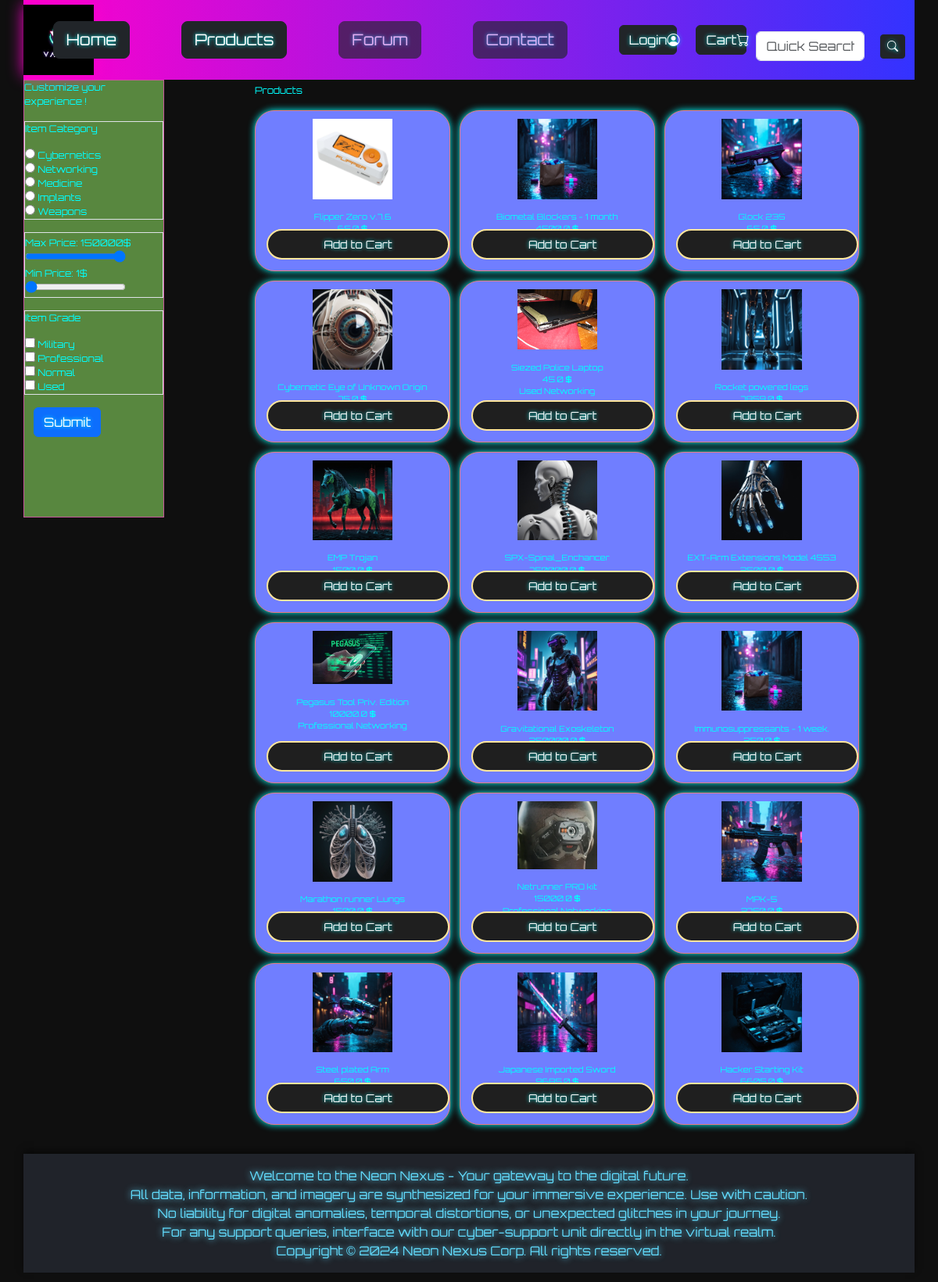
Screenshot of /products/ with the database file from the repository.
### products/models.py (models this page shows, shortened)
class Category (models.Model):
    categoryName = models.CharField(max_length=50)

class Grade (models.Model):
    gradeName = models.CharField(max_length=50)

class Product(models.Model):
    productName = models.CharField(max_length=50)
    productPrice = models.FloatField()
    productGrade = models.ForeignKey(Grade,on_delete=models.CASCADE)
    productCategory = models.ForeignKey(Category,on_delete=models.CASCADE)
    productImage = models.ImageField(upload_to='static/images/productImages',default='static/images/placeholder_item.png')

### products/views.py (the view)
# urls.py: path('' , views.index , name= "index"),
def index(request):
    productsList = Product.objects.all()
    gradeList = Grade.objects.all()
    categoryList = Category.objects.all()
    cart = CheckoutCart.objects.all()
    sum = cart.count()
    if productsList is not None :
        return render(request,'products/index.html',{'productsList':productsList , 'gradeList':gradeList, 'categoryList' : categoryList,'total' : sum})
    else:
        return Http404("Something went wrong with database...")

### products/templates/products/index.html (shortened to what this page needs)
{% extends "base.html" %}
{% load static %}
{% block extra_css %}
    <link rel="stylesheet" href="{% static 'css/products.css' %}">
{% endblock %}
{% block content %}
<body>
    <div id="mainGrid" class="grid-container">
        <div class="itemSort">
            <p class="sortHeader">Customize your experience !</p>
            <form class="sortMain">
                <div class="border border-rounded mn-3">
                    <p>Item Category<br></p>
                    {% for category in categoryList%}
                        <input type="radio" id = {{category.categoryName}} name="category" value={{category.categoryName}} class="categorySort">
                        <label for={{category.categoryName}}>{{category.categoryName}}</label><br>
                    {% endfor %}
                </div>
                <div class="border border-rounded mt-3">
                    <label class="pt-1" for="priceRangeMax">
                        Max Price: <span id="maxPriceValue">50</span>$
                    </label><br>
                    <input type="range" min="1" max="150000" value="150000" class="slider" id="priceRangeMax"><br>
                    <label for="priceRangeMin">
                        Min Price: <span id="minPriceValue">50</span>$
                    </label><br>
                    <input type="range" min="1" max="150000" value="1" class="slider" id="priceRangeMin">
                </div>
                <div class="border border-rounded mt-3 d-block">
                    <p>Item Grade<br></p>
                        {% for grade in gradeList %}
                            <input type="checkbox" id ={{grade.gradeName}} name ={{grade.gradeName}} value = {{grade.gradeName}} class="gradeSort">
                            <label for={{grade.gradeName}}>{{grade.gradeName}}</label><br>
                        {% endfor %}
                </div>
                <div class="d-inline-block mt-3">
                    <input id ="sortSubmit" class="btn btn-primary" type="submit" value="Submit">
                </div>
            </form>
        </div>
        <div class="productsGrid">
            <p>Products</p>
            <div id = "itemLayout" class="grid-container">
                {%  for item in productsList %}
                    <div class="grid-item text-wrap productItem position-relative z-0" type="submit"
                        data-name = "{{item.productName}}"
                        data-price = "{{item.productPrice}}"
                        data-grade = "{{item.productGrade.gradeName}}"
                        data-category = "{{item.productCategory.categoryName}}">
                        <img id="images" src=../{{item.productImage}} alt="">
                        <br>
                        <div id="productDescription" for="images">
                            {{item.productName}}<br>
                            {{item.productPrice}} <span class="fw-bold">$</span><br>
                            {{item.productGrade.gradeName}}
                            {{item.productCategory.categoryName}}
                        </div>
                        <button type="submit" class="btn btn-success btn-sm d-flexbox position-absolute end-0 border-warning-subtle rounded-pill z-3">
                            <a class="text-decoration-none text-light" href="{% url 'products:add_product' item.id %}">Add to Cart</a>
                        </button>
                    </div>
                {% endfor %}
            </div>
        </div>
    </div>
</body>
{% endblock %}

### static/templates/base.html (shortened to what this page needs)
<!DOCTYPE html>
<html lang="en">
    <head>
        {% load static %}
        <link rel="stylesheet" href="{% static 'css/base.css'%}">
        <link href="https://cdn.jsdelivr.net/npm/bootstrap@5.3.0/dist/css/bootstrap.min.css" rel="stylesheet">
        <link href="https://cdn.jsdelivr.net/npm/bootstrap-icons@1.10.5/font/bootstrap-icons.css" rel="stylesheet">
        {% block extra_css %}
        {% endblock %}
    </head>
    <body>
        <div class="navigationbar position-relative">
            <div class="logo bg-danger position-absolute top-50 start-0 translate-middle-y">
            </div>
            <nav class="navbar navbar-expand-lg d-inline-block w-100">
                <div class="collapse navbar-collapse" id="navbarNav">
                    <ul class="navbar-nav me-auto mb-2 mb-lg-0">
                        <li class="nav-item">
                            <a class="navbar-brand" href="{% url 'home:index' %}">
                                <button type="button" class="btn btn-lg btn-dark">Home</button>
                            </a>
                        </li>
                        <li class="nav-item">
                            <a class="navbar-brand" href="{% url 'products:index' %}">
                                <button type="button" class="btn btn-lg btn-dark">Products</button>
                            </a>
                        </li>
                        <li class="nav-item">
                            <a class="navbar-brand" href="">
                                <button type="button" class="btn btn-lg btn-dark" disabled>Forum</button>
                            </a>
                        </li>
                        <li class="nav-item">
                            <a class="navbar-brand" href="#">
                                <button type="button" class="btn btn-lg btn-dark" disabled>Contact</button>
                            </a>
                        </li>
                    </ul>
                    {% if user.is_authenticated %}
                        <div class="nav-item">
                            <a href="{% url 'accounts:profile' %}">
                                <button id="logoButton" type="button" class="btn btn-dark">Profile <i class="bi bi-person-rolodex position-absolute"></i></button>
                            </a>
                            <form action="{% url 'logout' %}" method="post">
                                {% csrf_token %}
                                <button class="btn mt-1 btn-dark" type="submit">Log Out</button>
                            </form>
                        </div>
                    {% else %}
                        <div class="nav-item">
                            <a href="{% url 'login'%}">
                                <button id="logoButton" type="button" class="btn btn-dark">Login <i class="bi bi-person-circle position-absolute"></i></button>
                            </a>
                        </div>
                    {% endif %}
                    <div class="nav-item" class="position-relative">
                        <a href="{% url 'products:cart' %}">
                            <button id="logoButton" type="button" class="btn btn-dark">
                                Cart <i class="bi bi-cart position-absolute"></i>
                            </button>
                        </a>
                    </div>
                    <form class="d-flex search-bar" action="{% url 'products:search' %}" method="GET">
                        <input class="form-control me-2" type="text" name="search_product" placeholder="Quick Search" aria-label="Search">
                        <button type="submit" id="logoButton" class="btn btn-sm btn-dark">
                            <i class="bi bi-search"></i>
                        </button>
                    </form>
                </div>
            </nav>
        </div>
        <main>
            {% block content %}
            {% endblock %}
        </main>
        <footer>
            <p style="margin: 0;">Welcome to the Neon Nexus - Your gateway to the digital future.</p>
            <p style="margin: 0;">All data, information, and imagery are synthesized for your immersive experience. Use with caution.</p>
            <p style="margin: 0;">No liability for digital anomalies, temporal distortions, or unexpected glitches in your journey.</p>
            <p style="margin: 0;">For any support queries, interface with our cyber-support unit directly in the virtual realm.</p>
            <p style="margin: 0;">Copyright &copy; 2024 Neon Nexus Corp. All rights reserved.</p>
        </footer>
    </body>
</html>

### static/css/base.css (style rules this page uses)
html, body { display: flex; flex-direction: column; align-items: center; justify-content: center; width: 100vw; margin: 0; padding: 0; background-color: #0f0f0f; color: #0ff; font-family: 'Orbitron', sans-serif; }
body { width: 95vw; padding-left: 0vw; box-sizing: border-box; }
.navigationbar { width: 100%; background: linear-gradient(90deg, #ff00cc, #3333ff); padding: 2vh 0; display: flex; justify-content: center; align-items: center; position: relative; }
.logo { position: absolute; left: 0; }
.navbar-nav { width: 100%; display: flex; justify-content: space-evenly; }
.btn { color: #0ff; background-color: #1f1f1f; border: 2px solid #0ff; text-shadow: 0 0 5px #0ff; padding: 1.5vh 3vw; margin: 0 1vw; transition: background-color 0.2s, transform 0.2s, box-shadow 0.2s; font-size: 1em; border-radius: 5px; }
.btn i { position: relative; }
.search-bar { margin-top: 2vh; display: flex; align-items: center; }
.form-control { width: 20vw; margin-right: 1vw; }
footer { width: 100%; text-align: center; padding: 2vh; background: #20232a; color: #61dafb; text-shadow: 0 0 8px #61dafb; margin-top: 4vh; box-shadow: 0 -4px 8px rgba(0, 0, 0, 0.5); position: relative; }
a { color: #0ff; text-shadow: 0 0 5px #0ff; text-decoration: none; }

### static/css/products.css (style rules this page uses)
body { background-color: #0f0f0f; color: #0ff; font-family: 'Orbitron', sans-serif; }
#mainGrid { display: grid; grid-template-columns: 1fr 3fr; gap: 2.5vw; font-size: 1vw; margin-right: 4vmax; }
.itemSort, #sortMain { border: 1px solid #c6579b; background-color: rgba(162, 255, 112, 0.5); height: 70vh; width: 15vw; color: #0ff; }
.productsGrid { padding: 5px; display: grid; }
.productItem { font-size: 85%; display: block; color: #0ff; }
.grid-container { display: grid; }
.grid-item { border: 1px solid #e77a7a; border-radius: 25px; background-color: #707eff; overflow: hidden; text-align: center; padding: 1em; color: #0ff; box-shadow: 0 0 10px #0ff; display: flex; flex-direction: column; align-items: center; justify-content: flex-start; min-height: 200px; box-sizing: border-box; position: relative; }
#productDescription { margin-bottom: 2em; z-index: 1; }
.btn-success { color: #0ff; background-color: #1f1f1f; border: 2px solid #0ff; text-shadow: 0 0 5px #0ff; padding: 0.5em 1em; margin: 0; transition: background-color 0.2s, transform 0.2s, box-shadow 0.2s; border-radius: 5px; position: absolute; bottom: 1em; left: 1em; z-index: 2; }
#itemLayout { text-align: center; display: grid; grid-template-columns: auto auto auto; gap: 1vw; }
#images { width: 45%; height: auto; }

### rows the page displays
Category: categoryName "Cybernetics"
Category: categoryName "Networking"
Category: categoryName "Medicine"
Category: categoryName "Implants"
Category: categoryName "Weapons"
Grade: gradeName "Military"
Grade: gradeName "Professional"
Grade: gradeName "Normal"
Grade: gradeName "Used"
Product: productImage (picture), productName "Flipper Zero v.7.6", productPrice "65.0"
Product: productImage (picture), productName "Biometal Blockers - 1 month", productPrice "4500.0"
Product: productImage (picture), productName "Glock 235", productPrice "65.0"
Product: productImage (picture), productName "Cybernetic Eye of Unknown Origin", productPrice "75.0"
Product: productImage (picture), productName "Siezed Police Laptop", productPrice "45.0", productGrade.gradeName "Used", productCategory.categoryName "Networking"
Product: productImage (picture), productName "Rocket powered legs", productPrice "7859.0"
Product: productImage (picture), productName "EMP Trojan", productPrice "1500.0"
Product: productImage (picture), productName "SPX-Spinal_Enchancer", productPrice "750000.0"
Product: productImage (picture), productName "EXT-Arm Extensions Model 4553", productPrice "2500.0"
Product: productImage (picture), productName "Pegasus Tool Priv. Edition", productPrice "10000.0", productGrade.gradeName "Professional", productCategory.categoryName "Networking"
Product: productImage (picture), productName "Gravitational Exoskeleton", productPrice "250000.0"
Product: productImage (picture), productName "Immunosuppressants - 1 week.", productPrice "250.0"
Product: productImage (picture), productName "Marathon runner Lungs", productPrice "1500.0"
Product: productImage (picture), productName "Netrunner PRO kit", productPrice "15000.0", productGrade.gradeName "Professional", productCategory.categoryName "Networking"
Product: productImage (picture), productName "MPK-5", productPrice "2750.0"
Product: productImage (picture), productName "Steel plated Arm", productPrice "650.0"
Product: productImage (picture), productName "Japanese Imported Sword", productPrice "9685.0"
Product: productImage (picture), productName "Hacker Starting Kit", productPrice "6605.0"
